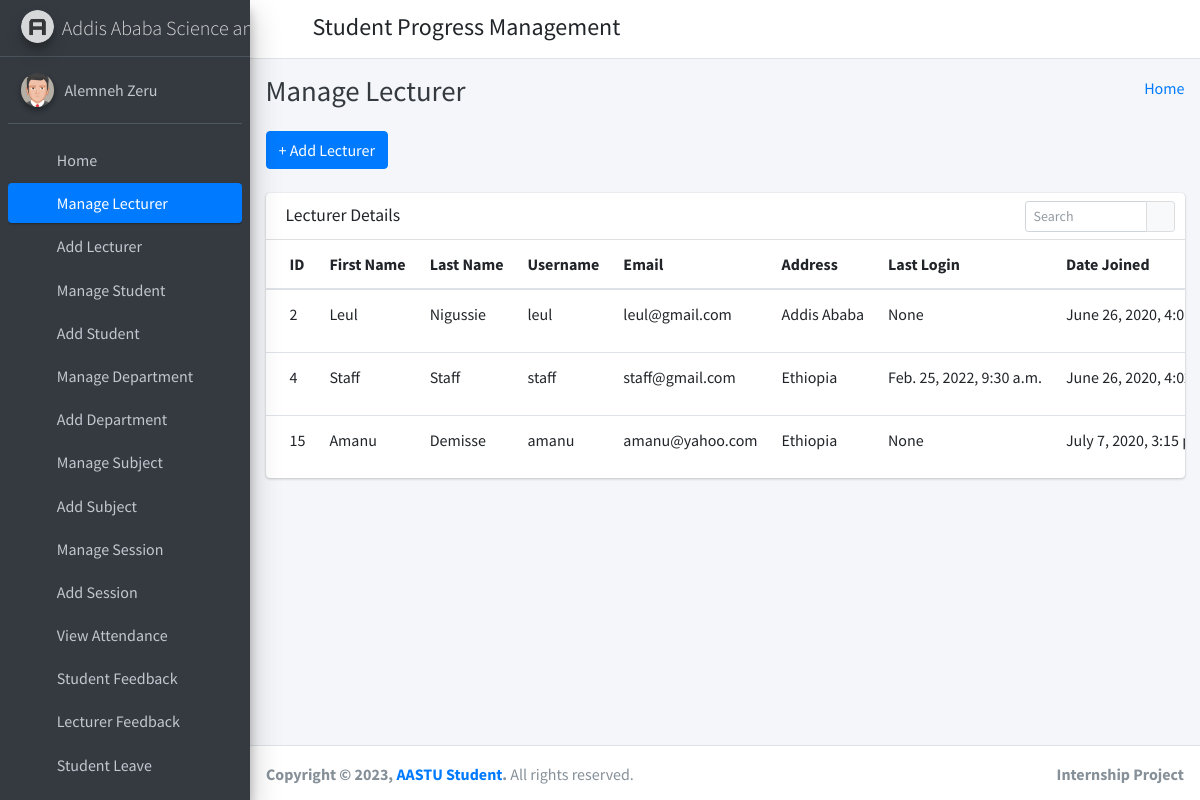
The app's page /manage_staff/ (signed in) with its own data.
### student_management_app/models.py (models this page shows)
class CustomUser(AbstractUser):
    user_type_data = ((1, "HOD"), (2, "Staff"), (3, "Student"))
    user_type = models.CharField(default=1, choices=user_type_data, max_length=10)

class Staffs(models.Model):
    id = models.AutoField(primary_key=True)
    admin = models.OneToOneField(CustomUser, on_delete = models.CASCADE)
    address = models.TextField()
    created_at = models.DateTimeField(auto_now_add=True)
    updated_at = models.DateTimeField(auto_now=True)
    objects = models.Manager()

### student_management_app/HodViews.py (the view)
# urls.py: path('manage_staff/', HodViews.manage_staff, name="manage_staff"),
def manage_staff(request):
    staffs = Staffs.objects.all()
    context = {
        "staffs": staffs
    }
    return render(request, "hod_template/manage_staff_template.html", context)

### student_management_app/LoginCheckMiddleWare.py (called while the page is built, shortened)
    def process_view(self, request, view_func, view_args, view_kwargs):
        modulename = view_func.__module__
        user = request.user
        if user.is_authenticated:
            if user.user_type == "1":
                if modulename == "student_management_app.HodViews":
                    pass
                elif modulename == "student_management_app.views" or modulename == "django.views.static":
                    pass
                else:
                    return redirect("admin_home")
            else:
                return redirect("login")
        else:
            if request.path == reverse("login") or request.path == reverse("doLogin"):
                pass
            else:
                return redirect("login")

### student_management_app/templates/hod_template/manage_staff_template.html (shortened to what this page needs)
{% extends 'hod_template/base_template.html' %}
{% block page_title %}
    Manage Lecturer
{% endblock page_title %}
{% block main_content %}
{% load static %}
<section class="content">
        <div class="container-fluid">
            <a class="btn btn-primary" href="{% url 'add_staff' %}" role="button">+ Add Lecturer</a> <br/>&nbsp;
            <div class="row">
                <div class="col-md-12">
                    <div class="card">
                        <div class="card-header">
                            <h3 class="card-title">Lecturer Details</h3>
                            <div class="card-tools">
                            <div class="input-group input-group-sm" style="width: 150px;">
                                <input type="text" name="table_search" class="form-control float-right" placeholder="Search">
                                <div class="input-group-append">
                                <button type="submit" class="btn btn-default"><i class="fas fa-search"></i></button>
                                </div>
                            </div>
                            </div>
                        </div>
                        <div class="card-body table-responsive p-0">
                            <table class="table table-hover text-nowrap">
                            <thead>
                                <tr>
                                <th>ID</th>
                                <th>First Name</th>
                                <th>Last Name</th>
                                <th>Username</th>
                                <th>Email</th>
                                <th>Address</th>
                                <th>Last Login</th>
                                <th>Date Joined</th>
                                </tr>
                            </thead>
                            <tbody>
                                {% for staff in staffs %}
                                <tr>
                                <td>{{ staff.admin.id }}</td>
                                <td>{{ staff.admin.first_name }}</td>
                                <td>{{ staff.admin.last_name }}</td>
                                <td>{{ staff.admin.username }}</td>
                                <td>{{ staff.admin.email }}</td>
                                <td>{{ staff.address }}</td>
                                <td>{{ staff.admin.last_login }}</td>
                                <td>{{ staff.admin.date_joined }}</td>
                                </tr>
                                {% endfor %}
                            </tbody>
                            </table>
                        </div>
                        </div>
                </div>
            </div>
        </div>
      </section>
  {% endblock main_content %}

### student_management_app/templates/hod_template/base_template.html (shortened to what this page needs)
{% load static %}
<!DOCTYPE html>
<html>
<head>
  <link rel="stylesheet" href="{% static "fontawesome-free/css/all.min.css" %}">
  <link rel="stylesheet" href="https://code.ionicframework.com/ionicons/2.0.1/css/ionicons.min.css">
  <link rel="stylesheet" href="{% static 'tempusdominus-bootstrap-4/css/tempusdominus-bootstrap-4.min.css' %}">
  <link rel="stylesheet" href="{% static "icheck-bootstrap/icheck-bootstrap.min.css" %}">
  <link rel="stylesheet" href="{% static "jqvmap/jqvmap.min.css" %}">
  <link rel="stylesheet" href="{% static 'dist/css/adminlte.min.css'  %}">
  <link rel="stylesheet" href="{% static "overlayScrollbars/css/OverlayScrollbars.min.css" %}">
  <link rel="stylesheet" href="{% static "daterangepicker/daterangepicker.css" %}">
  <link rel="stylesheet" href="{% static "summernote/summernote-bs4.css" %}">
</head>
<body class="hold-transition sidebar-mini layout-fixed">
  <div class="wrapper">
    <nav class="main-header navbar navbar-expand navbar-white navbar-light">
      <ul class="navbar-nav">
        <li class="nav-item">
          <a class="nav-link" data-widget="pushmenu" href="#" role="button"><i class="fas fa-bars"></i></a>
        </li>
      </ul>
      <h4 style="margin-left: 10px; margin-top: 5px;">Student Progress Management</h4>
      <ul class="navbar-nav ml-auto">
      <li class="nav-item dropdown">
        <a class="nav-link" data-toggle="dropdown" href="#" aria-expanded="false">
          <i class="fas fa-cog"></i>
        </a>
      </li>
    </ul>
    </nav>
    {% include 'hod_template/sidebar_template.html' with user=user id=id %}
    <div class="content-wrapper">
      <div class="content-header">
        <div class="container-fluid">
          <div class="row mb-2">
            <div class="col-sm-6">
              <h1 class="m-0 text-dark">
                {% block page_title %}
                {% endblock page_title %}
              </h1>
            </div>
            <div class="col-sm-6">
              <ol class="breadcrumb float-sm-right">
                <li class="breadcrumb-item"><a href="{% url 'admin_home' %}">Home</a></li>
              </ol>
            </div>
          </div>
        </div>
      </div>
      {% block main_content %}
      {% endblock main_content %}
    </div>
    {% include 'hod_template/footer.html' %}
  </div>
</body>
</html>

### student_management_app/templates/hod_template/sidebar_template.html (shortened to what this page needs)
{% load static %}
<aside class="main-sidebar sidebar-dark-primary elevation-4">
      <a href="{% url 'admin_home' %}" class="brand-link">
        <img src="{% static 'dist/img/AdminLTELogo.png' %}" alt="AdminLTE Logo" class="brand-image img-circle elevation-3"
            style="opacity: .8">
        <span class="brand-text font-weight-light">Addis Ababa Science and Technology University</span>
      </a>
      <div class="sidebar">
        <div class="user-panel mt-3 pb-3 mb-3 d-flex">
          <div class="image">
            <img src="{% static 'dist/img/user2-160x160.jpg' %}" class="img-circle elevation-2" alt="User Image">
          </div>
          <div class="info">
            <a href="{% url 'admin_profile' %}" class="d-block">{{ user.first_name }} {{ user.last_name }}</a>
          </div>
        </div>
        <nav class="mt-2">
          <ul class="nav nav-pills nav-sidebar flex-column" data-widget="treeview" role="menu" data-accordion="false">
            <li class="nav-item">
              {% url 'admin_home' as admin_home %}
              <a href="{{ admin_home }}" class="nav-link {% if request.path == admin_home %} active {% endif %}">
                <i class="nav-icon fas fa-tachometer-alt"></i>
                <p>
                  Home
                </p>
              </a>
            </li>
            <li class="nav-item">
              {% url 'manage_staff' as manage_staff %}
              {% url 'edit_staff' staff_id=id as edit_staff %}
              <a href="{{ manage_staff }}" class="nav-link {% if request.path == manage_staff %} active {% endif %} {% if request.path == edit_staff %} active {% endif %}">
                <i class="nav-icon fas fa-chalkboard-teacher"></i>
                <p>
                  Manage Lecturer
                </p>
              </a>
            </li>
            <li class="nav-item">
              {% url 'add_staff' as add_staff %}
              <a href="{{ add_staff }}" class="nav-link {% if request.path == add_staff %} active {% endif %}">
                <i class="nav-icon fas fa-th"></i>
                <p>
                  Add Lecturer
                </p>
              </a>
            </li>
            <li class="nav-item">
              {% url 'manage_student' as manage_student %}
              {% url 'edit_student' student_id=id as edit_student %}
              <a href="{{ manage_student }}" class="nav-link {% if request.path == manage_student %} active {% endif %} {% if request.path == edit_student %} active {% endif %}">
                <i class="nav-icon fas fa-user-graduate"></i>
                <p>
                  Manage Student
                </p>
              </a>
            </li>
            <li class="nav-item">
              {% url 'add_student' as add_student %}
              <a href="{{ add_student }}" class="nav-link {% if request.path == add_student %} active {% endif %}">
                <i class="nav-icon fas fa-th"></i>
                <p>
                  Add Student
                </p>
              </a>
            </li>
            <li class="nav-item">
              {% url 'manage_course' as manage_course %}
              {% url 'edit_course' course_id=id as edit_course %}
              <a href="{{ manage_course }}" class="nav-link {% if request.path == manage_course %} active {% endif %} {% if request.path == edit_course %} active {% endif %}">
                <i class="nav-icon fas fa-chalkboard"></i>
                <p>
                  Manage Department
                </p>
              </a>
            </li>
            <li class="nav-item">
            {% url 'add_course' as add_course %}
              <a href="{{ add_course }}" class="nav-link {% if request.path == add_course %} active {% endif %}">
                <i class="nav-icon fas fa-th"></i>
                <p>
                  Add Department
                </p>
              </a>
            </li>
            <li class="nav-item">
              {% url 'manage_subject' as manage_subject %}
              {% url 'edit_subject' subject_id=id as edit_subject %}
              <a href="{{ manage_subject }}" class="nav-link {% if request.path == manage_subject %} active {% endif %} {% if request.path == edit_subject %} active {% endif %}">
                <i class="nav-icon fas fa-book"></i>
                <p>
                  Manage Subject
                </p>
              </a>
            </li>
            <li class="nav-item">
              {% url 'add_subject' as add_subject %}
              <a href="{{ add_subject }}" class="nav-link {% if request.path == add_subject %} active {% endif %}">
                <i class="nav-icon fas fa-th"></i>
                <p>
                  Add Subject
                </p>
              </a>
            </li>
            <li class="nav-item">
              {% url 'manage_session' as manage_session %}
              {% url 'edit_session' session_id=id as edit_session %}
              <a href="{{ manage_session }}" class="nav-link {% if request.path == manage_session %} active {% endif %} {% if request.path == edit_session %} active {% endif %}">
                <i class="nav-icon fas fa-graduation-cap"></i>
                <p>
                  Manage Session
                </p>
              </a>
            </li>
            <li class="nav-item">
              {% url 'add_session' as add_session %}
              <a href="{{ add_session }}" class="nav-link {% if request.path == add_session %} active {% endif %}">
                <i class="nav-icon fas fa-th"></i>
                <p>
                  Add Session
                </p>
              </a>
            </li>
            <li class="nav-item">
              {% url 'admin_view_attendance' as admin_view_attendance %}
              <a href="{{ admin_view_attendance }}" class="nav-link {% if request.path == admin_view_attendance %} active {% endif %}">
                <i class="nav-icon fas fa-calendar-alt"></i>
                <p>
                  View Attendance
                </p>
              </a>
            </li>
            <li class="nav-item">
              {% url 'student_feedback_message' as student_feedback_message %}
              <a href="{{ student_feedback_message }}" class="nav-link {% if request.path == student_feedback_message %} active {% endif %}">
                <i class="nav-icon fas fa-th"></i>
                <p>
                  Student Feedback
                </p>
              </a>
            </li>
            <li class="nav-item">
              {% url 'staff_feedback_message' as staff_feedback_message %}
              <a href="{{ staff_feedback_message }}" class="nav-link {% if request.path == staff_feedback_message %} active {% endif %}">
                <i class="nav-icon fas fa-th"></i>
                <p>
                  Lecturer Feedback
                </p>
              </a>
            </li>
            <li class="nav-item">
              {% url 'student_leave_view' as student_leave_view %}
              <a href="{{ student_leave_view }}" class="nav-link {% if request.path == student_leave_view %} active {% endif %}">
                <i class="nav-icon fas fa-th"></i>
                <p>
                  Student Leave
                </p>
              </a>
            </li>
            <li class="nav-item">
              {% url 'staff_leave_view' as staff_leave_view %}
              <a href="{{ staff_leave_view }}" class="nav-link {% if request.path == staff_leave_view %} active {% endif %}">
                <p>
                </p>
              </a>
            </li>
          </ul>
        </nav>
      </div>
    </aside>

### student_management_app/templates/hod_template/footer.html
<footer class="main-footer">
      <strong>Copyright &copy; {% now "Y" %}, <a href="https://aastu.edu.et">AASTU Student</a>.</strong>
      All rights reserved.
      <div class="float-right d-none d-sm-inline-block">
        <b>Internship Project</b>
      </div>
    </footer>

### records on screen
CustomUser: first_name "Alemneh", last_name "Zeru"
Staffs: admin.id "2", admin.first_name "Leul", admin.last_name "Nigussie", admin.username "leul", admin.email "leul@gmail.com", address "Addis Ababa", admin.last_login "None", admin.date_joined "June 26, 2020,…"
Staffs: admin.id "4", admin.first_name "Staff", admin.last_name "Staff", admin.username "staff", admin.email "staff@gmail.com", address "Ethiopia", admin.last_login "Feb. 25, 2022, 9:30 a.m.", admin.date_joined "June 26, 2020,…"
Staffs: admin.id "15", admin.first_name "Amanu", admin.last_name "Demisse", admin.username "amanu", admin.email "amanu@yahoo.com", address "Ethiopia", admin.last_login "None", admin.date_joined "July 7, 2020, 3:15…"
